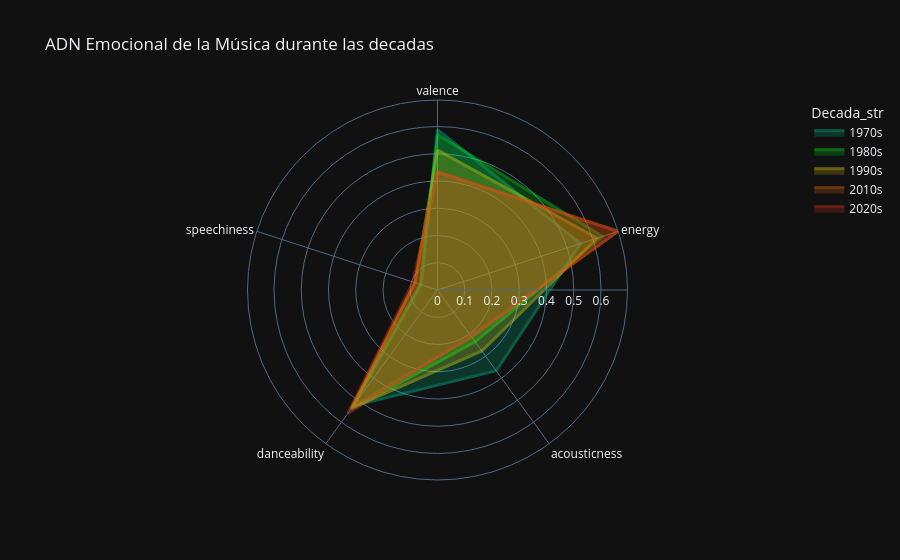

Write notebook code for a chart like this one.
### Code cell
import pandas as pd
import plotly.express as px
import plotly.graph_objects as go


df = pd.read_csv('songs.csv', nrows=499000, encoding='latin1')

metricas = ['valence', 'energy', 'acousticness', 'danceability', 'speechiness'] 
# valencia es alegría general por lo que entiendo
# energía es, bueno, energía.
# las otras son intuibles.

df['Decada'] = (df['year'] // 10) * 10 # esto pa formatear todas las canciones y que se clasifiquen por década
df_comp = df[df['Decada'].isin([1970, 1980, 1990, 2010, 2020])].copy() # cada decada por separado
df_comp['Decada_str'] = df_comp['Decada'].astype(int).astype(str) + "s" # ese "s" es para agregarle un 2000 ->s<- ==> 2000s the twothousandSSS. 

df_radar = df_comp.groupby('Decada_str')[metricas].mean().reset_index()

df_radar_long = df_radar.melt(id_vars=['Decada_str'], var_name='Metrica', value_name='Valor')

fig = px.line_polar( # visualización que espero sea lo suficientemente única
    df_radar_long, 
    r='Valor', 
    theta='Metrica', 
    color='Decada_str',
    line_close=True,
    template="plotly_dark", 
    title="ADN Emocional de la Música durante las decadas",
    color_discrete_sequence=['#00CC96',"#02F31E","#ECD60C","#EC6D0C", "#E63C1D"] # azulito a rojo, antes eramos más felices :(
)

fig.update_traces(
    fill='toself', 
    opacity=0.4,      # poco menos de opacida
    line=dict(width=3) # mas grueso para destacar :)
)

fig.show()

### Figure 1 — Plotly figure (JSON) as saved in the notebook; plotly's stock layout.template omitted (floating-point values rounded to 4 significant figures)
{"data": [{"fill": "toself", "hovertemplate": "Decada_str=1970s<br>Valor=%{r}<br>Metrica=%{theta}<extra></extra>", "legendgroup": "1970s", "line": {"color": "#00CC96", "dash": "solid", "width": 3}, "marker": {"symbol": "circle"}, "mode": "lines", "name": "1970s", "opacity": 0.4, "r": [0.5882, 0.5518, 0.3664, 0.5256, 0.06254, 0.5882], "showlegend": true, "subplot": "polar", "theta": ["valence", "energy", "acousticness", "danceability", "speechiness", "valence"], "type": "scatterpolar"}, {"fill": "toself", "hovertemplate": "Decada_str=1980s<br>Valor=%{r}<br>Metrica=%{theta}<extra></extra>", "legendgroup": "1980s", "line": {"color": "#02F31E", "dash": "solid", "width": 3}, "marker": {"symbol": "circle"}, "mode": "lines", "name": "1980s", "opacity": 0.4, "r": [0.5697, 0.6366, 0.2352, 0.5414, 0.06728, 0.5697], "showlegend": true, "subplot": "polar", "theta": ["valence", "energy", "acousticness", "danceability", "speechiness", "valence"], "type": "scatterpolar"}, {"fill": "toself", "hovertemplate": "Decada_str=1990s<br>Valor=%{r}<br>Metrica=%{theta}<extra></extra>", "legendgroup": "1990s", "line": {"color": "#ECD60C", "dash": "solid", "width": 3}, "marker": {"symbol": "circle"}, "mode": "lines", "name": "1990s", "opacity": 0.4, "r": [0.5135, 0.6151, 0.2764, 0.535, 0.08622, 0.5135], "showlegend": true, "subplot": "polar", "theta": ["valence", "energy", "acousticness", "danceability", "speechiness", "valence"], "type": "scatterpolar"}, {"fill": "toself", "hovertemplate": "Decada_str=2010s<br>Valor=%{r}<br>Metrica=%{theta}<extra></extra>", "legendgroup": "2010s", "line": {"color": "#EC6D0C", "dash": "solid", "width": 3}, "marker": {"symbol": "circle"}, "mode": "lines", "name": "2010s", "opacity": 0.4, "r": [0.4323, 0.6974, 0.213, 0.5284, 0.08821, 0.4323], "showlegend": true, "subplot": "polar", "theta": ["valence", "energy", "acousticness", "danceability", "speechiness", "valence"], "type": "scatterpolar"}, {"fill": "toself", "hovertemplate": "Decada_str=2020s<br>Valor=%{r}<br>Metrica=%{theta}<extra></extra>", "legendgroup": "2020s", "line": {"color": "#E63C1D", "dash": "solid", "width": 3}, "marker": {"symbol": "circle"}, "mode": "lines", "name": "2020s", "opacity": 0.4, "r": [0.4358, 0.695, 0.2073, 0.5597, 0.09477, 0.4358], "showlegend": true, "subplot": "polar", "theta": ["valence", "energy", "acousticness", "danceability", "speechiness", "valence"], "type": "scatterpolar"}], "layout": {"legend": {"title": {"text": "Decada_str"}, "tracegroupgap": 0}, "polar": {"angularaxis": {"direction": "clockwise", "rotation": 90}, "domain": {"x": [0, 1], "y": [0, 1]}}, "title": {"text": "ADN Emocional de la Música durante las decadas"}}}
